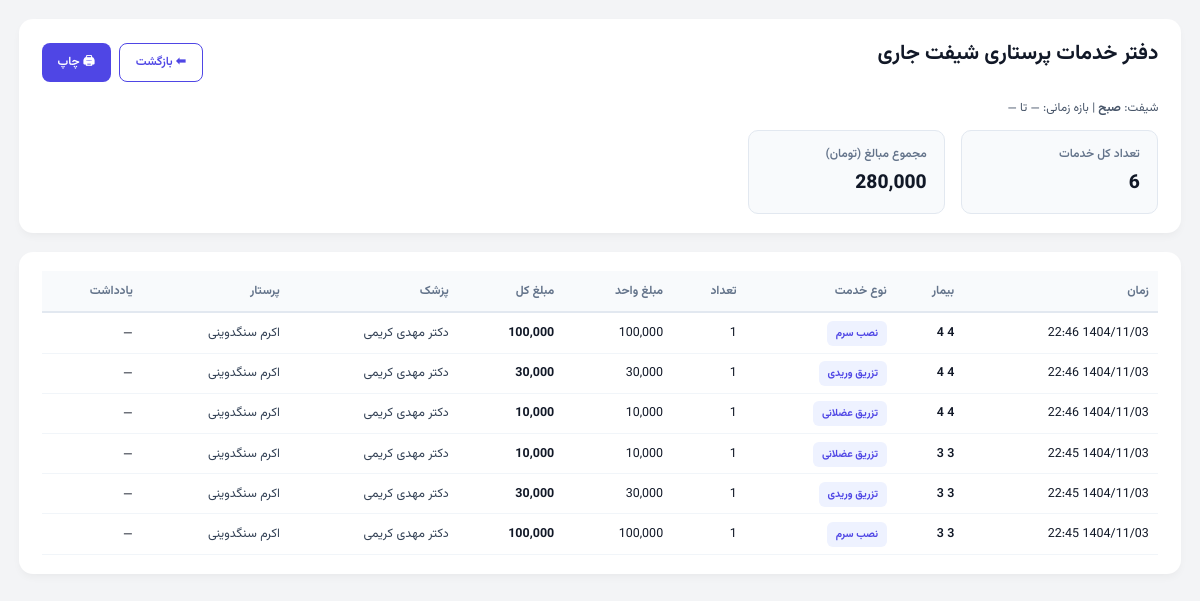
The page /reception/nursing_ledger (signed in) on the database its author committed.
### tables this page shows
CREATE TABLE user_active_shift (
    user_id INTEGER PRIMARY KEY,
    active_shift TEXT NOT NULL,  -- 'morning', 'evening', 'night'
    work_date TEXT NOT NULL,     -- YYYY-MM-DD
    shift_started_at TIMESTAMP DEFAULT (datetime('now', '+3 hours', '+30 minutes')),
    FOREIGN KEY (user_id) REFERENCES users (id)
);

CREATE TABLE injections (
    id INTEGER PRIMARY KEY AUTOINCREMENT,
    patient_id INTEGER NOT NULL,
    injection_type TEXT NOT NULL,
    service_id INTEGER, -- reference to nursing_services.id
    injection_date TIMESTAMP DEFAULT (datetime('now', '+3 hours', '+30 minutes')),
    shift TEXT,
    work_date TEXT, -- YYYY-MM-DD (manual work date)
    count INTEGER DEFAULT 1,
    unit_price REAL DEFAULT 0,
    total_price REAL DEFAULT 0,
    patient_amount REAL DEFAULT NULL, -- amount to be paid by patient (if covered, 0)
    insurance_amount REAL DEFAULT NULL, -- amount to be paid by insurance
    covered_by_insurance INTEGER DEFAULT 0,
    reception_user TEXT,
    notes TEXT,
    invoice_id INTEGER,
    doctor_id INTEGER,
    nurse_id INTEGER,
    FOREIGN KEY (patient_id) REFERENCES patients (id),
    FOREIGN KEY (service_id) REFERENCES nursing_services (id),
    FOREIGN KEY (invoice_id) REFERENCES invoices (id),
    FOREIGN KEY (doctor_id) REFERENCES medical_staff (id),
    FOREIGN KEY (nurse_id) REFERENCES medical_staff (id)
);

CREATE TABLE medical_staff (
    id INTEGER PRIMARY KEY AUTOINCREMENT,
    full_name TEXT NOT NULL,
    staff_type TEXT NOT NULL, -- 'doctor', 'nurse'
    is_active INTEGER DEFAULT 1,
    created_at TIMESTAMP DEFAULT (datetime('now', '+3 hours', '+30 minutes'))
);

### src/api/reception.py (the view)
@bp.route('/nursing_ledger', methods=['GET'])
@login_required
def nursing_ledger():
    from src.adapters.sqlite.core import get_db
    from src.common.utils import get_current_shift_window
    db = get_db()
    shift, start_dt, end_dt = get_current_shift_window()
    rows = db.execute(
        '''SELECT i.id, i.injection_date, i.injection_type, i.count, i.unit_price, i.total_price, i.notes,
                  p.full_name AS patient_name,
                  doc.full_name AS doctor_name,
                  nurse.full_name AS nurse_name
           FROM injections i
           JOIN patients p ON p.id = i.patient_id
           LEFT JOIN medical_staff doc ON doc.id = i.doctor_id
           LEFT JOIN medical_staff nurse ON nurse.id = i.nurse_id
           WHERE i.work_date = ? AND i.shift = ?
           ORDER BY i.injection_date DESC''',
        (g.user_shift_status['work_date'], g.user_shift_status['active_shift'])
    ).fetchall()
    injections = [dict(r) for r in rows]
    total_services = len(injections)
    total_amount = sum(r['total_price'] or 0 for r in injections)
    return render_template('reception/nursing_ledger.html',
                           shift=shift,
                           start=start_dt,
                           end=end_dt,
                           injections=injections,
                           total_services=total_services,
                           total_amount=total_amount)

### src/adapters/sqlite/core.py (called while the page is built)
def close_connection(exception):
    db = getattr(g, '_database', None)
    if db is not None:
        db.close()

### src/adapters/sqlite/user_shift_repo.py (called while the page is built, shortened)
    def _ensure_table(self):
        global _table_ensured
        if _table_ensured:
            return

    def get_user_active_shift(self, user_id: int) -> Optional[Dict]:
        self._ensure_table()
        db = get_db()
        row = db.execute(
            "SELECT * FROM user_active_shift WHERE user_id = ?",
            (user_id,)
        ).fetchone()
        return dict(row) if row else None

    def get_effective_shift_for_user(self, user_id: int) -> tuple[str, str, bool, bool]:
        self._ensure_table()
        now = iran_now()
        user_shift = self.get_user_active_shift(user_id)
        if not user_shift:
            default_shift = 'morning'
            default_work_date = now.strftime('%Y-%m-%d')
            self.set_user_active_shift(user_id, default_shift, default_work_date)
            return (default_shift, default_work_date, False, False)
        return (user_shift['active_shift'], user_shift['work_date'], False, False)

### src/api/auth.py (called while the page is built)
def login_required(view):
    @functools.wraps(view)
    def wrapped_view(**kwargs):
        if g.user is None:
            return redirect(url_for("auth.login"))
        return view(**kwargs)
    return wrapped_view

### src/common/jalali.py (called while the page is built)
    def persian_tuple(self):
        return self.persian_year, self.persian_month, self.persian_day

### src/common/utils.py (called while the page is built)
def iran_now() -> datetime:
    return datetime.utcnow() + IRAN_UTC_OFFSET

def parse_datetime(dt: datetime | str | None) -> datetime | None:
    if dt is None:
        return None
    if isinstance(dt, datetime):
        return dt
    if isinstance(dt, str):
        if not dt or dt == '—':
            return None
        try:
            return datetime.strptime(dt, '%Y-%m-%d %H:%M:%S')
        except ValueError:
            try:
                return datetime.strptime(dt, '%Y-%m-%d')
            except ValueError:
                return None
    return None

def format_jalali_datetime(dt: datetime | str | None, include_seconds: bool = False) -> str:
    parsed_dt = parse_datetime(dt)
    if parsed_dt is None:
        return '—'
    jy, jm, jd = gregorian_to_jalali(parsed_dt.year, parsed_dt.month, parsed_dt.day)
    if include_seconds:
        return f"{jy}/{jm:02d}/{jd:02d} {parsed_dt.hour:02d}:{parsed_dt.minute:02d}:{parsed_dt.second:02d}"
    return f"{jy}/{jm:02d}/{jd:02d} {parsed_dt.hour:02d}:{parsed_dt.minute:02d}"

### src/templates/reception/nursing_ledger.html (shortened to what this page needs)
<!doctype html>
<html lang="fa" dir="rtl">
<head>
<link href="{{ url_for('static', filename='css/vazirmatn.css') }}" rel="stylesheet" type="text/css" />
</head>
<body>
    <div class="card">
        <div class="top-actions">
            <h1>دفتر خدمات پرستاری شیفت جاری</h1>
            <div style="display:flex; gap:0.5rem;">
                <a class="btn outline" href="{{ url_for('reception.index') }}">⬅ بازگشت</a>
                <button class="btn" onclick="window.print()">🖨 چاپ</button>
            </div>
        </div>
        <div style="font-size:0.75rem; color:#475569; margin-bottom:0.8rem;">
            شیفت: <strong>{{ 'صبح' if shift=='morning' else ('عصر' if shift=='evening' else 'شب') }}</strong>
            | بازه زمانی: {{ start.strftime('%Y-%m-%d %H:%M') | jalali_datetime }} تا {{ end.strftime('%Y-%m-%d %H:%M') | jalali_datetime }}
        </div>
        <div class="summary">
            <div class="summary-box">
                <span>تعداد کل خدمات</span>
                <div class="val">{{ total_services }}</div>
            </div>
            <div class="summary-box">
                <span>مجموع مبالغ (تومان)</span>
                <div class="val">{{ '{:,}'.format(total_amount|int) }}</div>
            </div>
        </div>
    </div>
    <div class="card">
        {% if injections %}
        <div style="overflow:auto;">
            <table>
                <thead>
                    <tr>
                        <th>زمان</th>
                        <th>بیمار</th>
                        <th>نوع خدمت</th>
                        <th>تعداد</th>
                        <th>مبلغ واحد</th>
                        <th>مبلغ کل</th>
                        <th>پزشک</th>
                        <th>پرستار</th>
                        <th>یادداشت</th>
                    </tr>
                </thead>
                <tbody>
                    {% for r in injections %}
                    <tr>
                        <td>{{ r.injection_date | jalali_datetime }}</td>
                        <td style="font-weight:600;">{{ r.patient_name }}</td>
                        <td><span class="badge">{{ r.injection_type }}</span></td>
                        <td>{{ r.count }}</td>
                        <td>{{ '{:,}'.format((r.unit_price or 0)|int) }}</td>
                        <td style="font-weight:700;">{{ '{:,}'.format((r.total_price or 0)|int) }}</td>
                        <td style="color:#334155;">{{ r.doctor_name or '—' }}</td>
                        <td style="color:#334155;">{{ r.nurse_name or '—' }}</td>
                        <td style="max-width:180px; white-space:nowrap; overflow:hidden; text-overflow:ellipsis;" title="{{ r.notes }}">{{ r.notes or '—' }}</td>
                    </tr>
                    {% endfor %}
                </tbody>
            </table>
        </div>
        {% else %}
        <div class="empty">
            <h3 style="margin:0 0 0.5rem; font-size:1rem;">هیچ خدماتی در این شیفت ثبت نشده است</h3>
            <p style="margin:0; font-size:0.75rem;">برای ثبت، از داشبورد پذیرش اقدام کنید.</p>
        </div>
        {% endif %}
    </div>
</body>
</html>

### src/static/css/vazirmatn.css (style rules this page uses)
body, html { font-family: 'Vazirmatn', 'Vazirmatn FD', Tahoma, Arial, sans-serif; }

### src/templates/reception/nursing_ledger.html (style rules this page uses)
:root { --bg:#f3f4f6; --card:#fff; --text:#111827; --accent:#6366f1; --border:#d1d5db; --thead:#f9fafb; }
body { font-family:'Vazirmatn', Tahoma, sans-serif; background:var(--bg); margin:0; padding:1.2rem; color:var(--text); }
.card { background:#fff; border-radius:14px; padding:1.2rem 1.4rem; box-shadow:0 4px 10px -2px rgba(0,0,0,0.05); margin-bottom:1.2rem; }
h1 { margin:0 0 1rem; font-size:1.3rem; }
.summary { display:flex; gap:1rem; flex-wrap:wrap; }
.summary-box { background:#f8fafc; border:1px solid #e2e8f0; padding:0.9rem 1.1rem; border-radius:10px; min-width:160px; display:flex; flex-direction:column; gap:0.3rem; }
.summary-box span:first-child { font-size:0.75rem; color:#64748b; font-weight:600; }
.summary-box .val { font-size:1.2rem; font-weight:800; }
table { width:100%; border-collapse:separate; border-spacing:0; direction:rtl; }
th { background:#f8fafc; font-weight:700; font-size:0.75rem; padding:0.7rem 0.6rem; text-align:right; white-space:nowrap; border-bottom:2px solid #e2e8f0; color:#64748b; }
td { padding:0.6rem 0.6rem; font-size:0.78rem; border-bottom:1px solid #f1f5f9; vertical-align:middle; }
.badge { padding:0.25rem 0.55rem; border-radius:6px; background:#eef2ff; color:#4f46e5; font-size:0.65rem; font-weight:700; }
.top-actions { display:flex; justify-content:space-between; align-items:center; margin-bottom:0.8rem; }
.btn { cursor:pointer; background:#4f46e5; color:#fff; border:none; padding:0.55rem 1rem; font-family:inherit; font-size:0.75rem; border-radius:8px; font-weight:600; text-decoration:none; display:inline-flex; align-items:center; }
.btn.outline { background:#fff; color:#4f46e5; border:1px solid #4f46e5; }

### rows shown on the page
user_active_shift: active_shift "صبح"
injections: injection_date|jalali_datetime "1404/11/03 22:46", patient_name "4 4", injection_type "نصب سرم", count "1", unit_price "100,000", total_price "100,000", full_name "دکتر مهدی کریمی", full_name "اکرم سنگدوینی", notes "—"
injections: injection_date|jalali_datetime "1404/11/03 22:46", patient_name "4 4", injection_type "تزریق وریدی", count "1", unit_price "30,000", total_price "30,000", full_name "دکتر مهدی کریمی", full_name "اکرم سنگدوینی", notes "—"
injections: injection_date|jalali_datetime "1404/11/03 22:46", patient_name "4 4", injection_type "تزریق عضلانی", count "1", unit_price "10,000", total_price "10,000", full_name "دکتر مهدی کریمی", full_name "اکرم سنگدوینی", notes "—"
injections: injection_date|jalali_datetime "1404/11/03 22:45", patient_name "3 3", injection_type "تزریق عضلانی", count "1", unit_price "10,000", total_price "10,000", full_name "دکتر مهدی کریمی", full_name "اکرم سنگدوینی", notes "—"
injections: injection_date|jalali_datetime "1404/11/03 22:45", patient_name "3 3", injection_type "تزریق وریدی", count "1", unit_price "30,000", total_price "30,000", full_name "دکتر مهدی کریمی", full_name "اکرم سنگدوینی", notes "—"
injections: injection_date|jalali_datetime "1404/11/03 22:45", patient_name "3 3", injection_type "نصب سرم", count "1", unit_price "100,000", total_price "100,000", full_name "دکتر مهدی کریمی", full_name "اکرم سنگدوینی", notes "—"

### other values the page prints
{{ start.strftime('%Y-%m-%d %H:%M') | jalali_datetime }} "—"
{{ end.strftime('%Y-%m-%d %H:%M') | jalali_datetime }} "—"
{{ total_services }} "6"
{{ '{:,}'.format(total_amount|int) }} "280,000"
